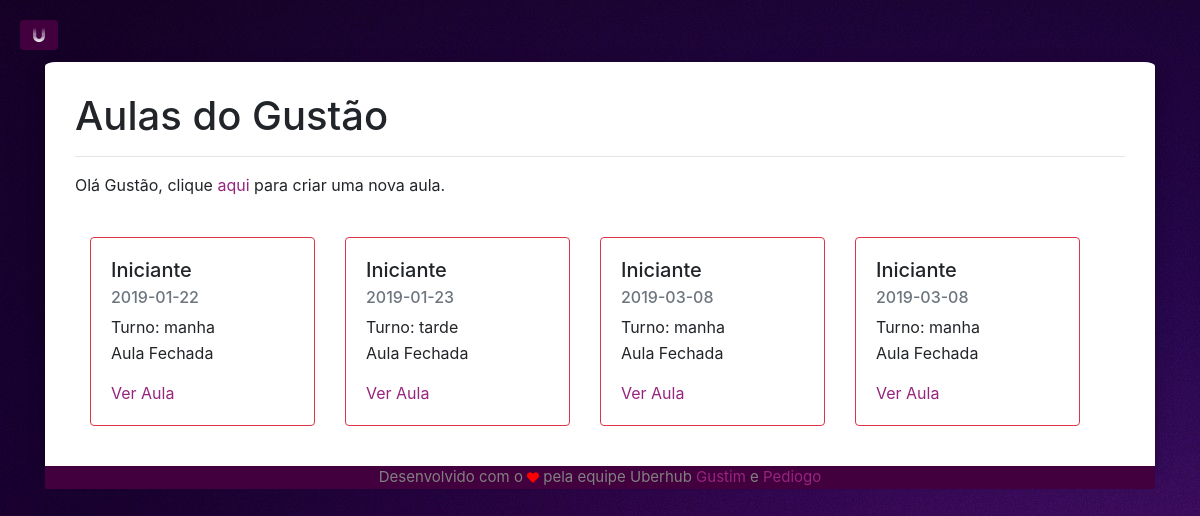
Screenshot of /minhasAulas (signed in) with the database file from the repository.
### app/models/tables.py (models this page shows, shortened)
class Professor(db.Model):
    __tablename__ = "professor"
    id       = db.Column(db.Integer, primary_key=True, autoincrement=True)
    cpf      = db.Column(db.String(11), nullable=False, unique=True)
    apelido  = db.Column(db.String(15), nullable=False, unique=True)
    email    = db.Column(db.String(50), nullable=False, unique=True)
    nome     = db.Column(db.String(50), nullable=False)
    telefone = db.Column(db.String(11))
    ID_URI   = db.Column(db.String(5), unique=True)
    senha    = db.Column(db.String(30), nullable=False)
    @property
    def is_authenticated(self):
        return True

class Aula(db.Model):
    __tablename__ = "aula"
    id       = db.Column(db.Integer, primary_key=True, autoincrement=True)
    dia      = db.Column(db.Date)
    horario  = db.Column(db.String(5), CheckConstraint('horario="manha" or horario="tarde"'), nullable=False)
    nivel    = db.Column(db.String(15), nullable=False)
    ativa    = db.Column(db.Boolean, default=False, server_default=sa.sql.expression.false(), nullable=False)
    id_prof  = db.Column(db.Integer, db.ForeignKey('professor.id'))
    sala = db.Column(db.String(30), nullable=False)
    fk_professor =  db.relationship('Professor', foreign_keys=id_prof)

### app/controllers/default.py (the view)
@app.route("/minhasAulas")
def minhasAulas():
    aulas = tables.Aula.query.filter_by(id_prof=current_user.id)
    return render_template('home/minhasaulas.html', aulas=aulas)

### app/controllers/default.py (called while the page is built)
@lm.user_loader
def load_user(id):
    return tables.Professor.query.filter_by(id=id).first()

### app/templates/home/minhasaulas.html (shortened to what this page needs)
{% extends 'base.html' %}
{% block body %}
<h1>Aulas do {{current_user.apelido}}</h1>
<hr>
<p>Olá {{ current_user.apelido }}, clique <a href="prof" class="ftLink">aqui</a> para criar uma nova aula.</p>
<br>
<div class="row container">
  {% for aula in aulas %}
    <div class="col-sm-3" style="margin-bottom: 10px;">
      {% if aula.ativa %}
      <div class="card border-success">
      {% else %}
      <div class="card border-danger">
      {% endif %}
        <div class="card-body">
          <h5 class="card-title">{{ aula.nivel }}</h5>
          <h6 class="card-subtitle mb-2 text-muted">{{ aula.dia }}</h6>
          <p class="card-text" style="margin-bottom:2px;">Turno: {{ aula.horario }}</p>
          {% if aula.ativa %}
          <p class="card-text" style="martgin-top:0px;">Aula Aberta</p>
          {% else %}
          <p class="card-text" style="martgin-top:0px;">Aula Fechada</p>
          {% endif %}
          <a href="{{ url_for('lista', id_aula=aula.id) }}" class="card-link ftLink">Ver Aula</a>
        </div>
      </div>
    </div>
  {% endfor %}
</div>
{% endblock %}

### app/static/home/simple-sidebar.css (style rules this page uses)
body.bg { overflow-x: hidden; background-image: url(../img/bg.jpg); background-color: #E6E6FA; background-repeat: no-repeat; background-attachment: fixed; }
html { scroll-behavior: smooth; }
.ftLink { color: #97247d; }

### rows the page displays
Professor: apelido "Gustão"
Aula: nivel "Iniciante", dia "2019-01-22", horario "manha", ativa "Aula Fechada"
Aula: nivel "Iniciante", dia "2019-01-23", horario "tarde", ativa "Aula Fechada"
Aula: nivel "Iniciante", dia "2019-03-08", horario "manha", ativa "Aula Fechada"
Aula: nivel "Iniciante", dia "2019-03-08", horario "manha", ativa "Aula Fechada"
